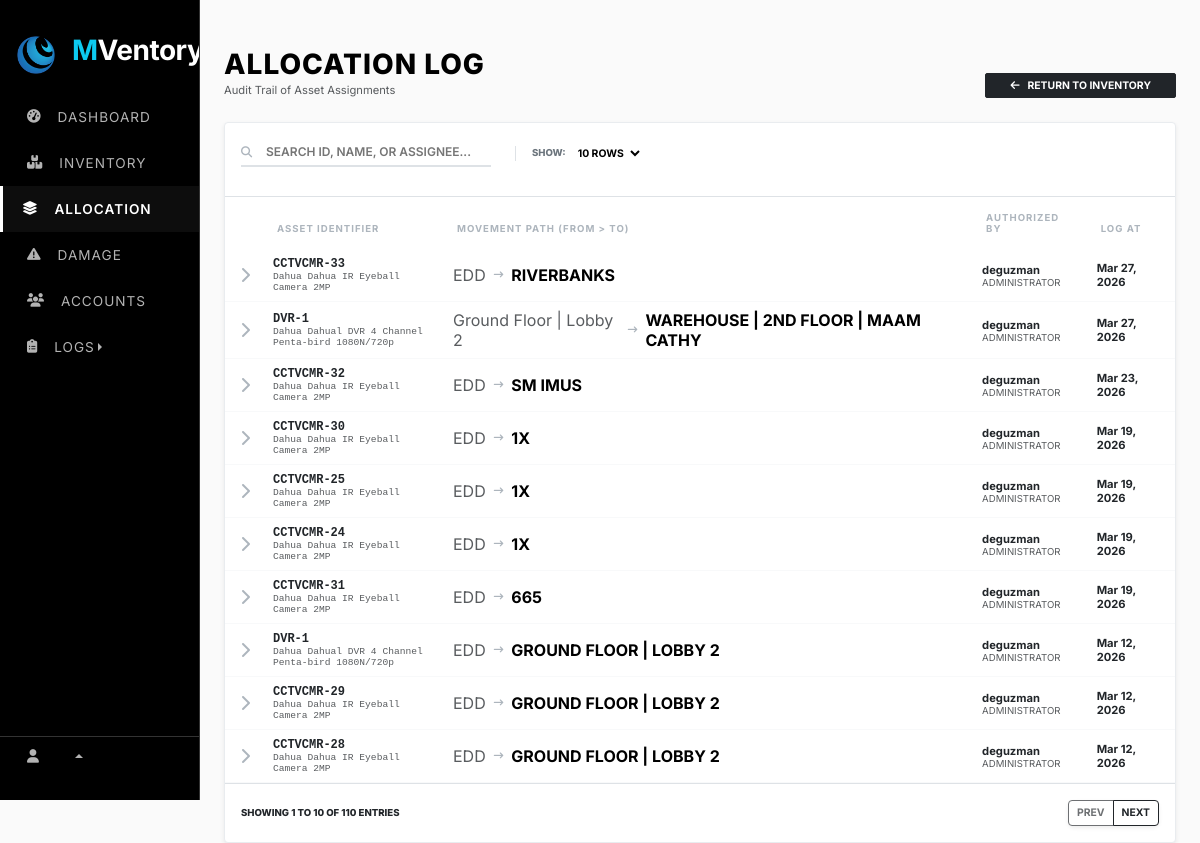
The app's page /web_content/allocation.php with its own data.
### tables this page shows
CREATE TABLE `system_settings` (
  `setting_key` varchar(100) NOT NULL,
  `setting_value` varchar(255) NOT NULL,
  `setting_type` enum('string','number','boolean','select') NOT NULL,
  `category` enum('general','inventory','notifications','security') NOT NULL,
  `description` varchar(255) DEFAULT NULL,
  PRIMARY KEY (`setting_key`)
);

CREATE TABLE `allocation_log` (
  `id` int(11) NOT NULL AUTO_INCREMENT,
  `asset_id` int(11) NOT NULL,
  `previous_assignee` varchar(255) DEFAULT NULL,
  `new_assignee` varchar(255) DEFAULT NULL,
  `allocated_by` varchar(255) DEFAULT NULL,
  `allocation_date` date DEFAULT NULL,
  `created_at` timestamp NOT NULL DEFAULT current_timestamp(),
  PRIMARY KEY (`id`),
  KEY `asset_id` (`asset_id`),
  CONSTRAINT `allocation_log_ibfk_1` FOREIGN KEY (`asset_id`) REFERENCES `assets` (`id`) ON DELETE CASCADE
);

CREATE TABLE `assets` (
  `id` int(11) NOT NULL AUTO_INCREMENT,
  `asset_id` varchar(50) DEFAULT NULL,
  `category_id` int(11) DEFAULT NULL,
  `item_name` varchar(255) NOT NULL,
  `brand` varchar(100) DEFAULT NULL,
  `model` varchar(100) DEFAULT NULL,
  `serial_number` varchar(100) DEFAULT NULL,
  `specs` text DEFAULT NULL,
  `quantity` int(11) DEFAULT 1,
  `assigned_to` varchar(255) DEFAULT NULL,
  `status` varchar(50) DEFAULT 'In Stock',
  `condition_status` varchar(50) DEFAULT NULL,
  `purchase_date` date DEFAULT NULL,
  `arrival_date` date DEFAULT NULL,
  `cost` decimal(10,2) DEFAULT NULL,
  `warranty_cost` decimal(10,2) DEFAULT NULL,
  `remarks` text DEFAULT NULL,
  `created_at` timestamp NOT NULL DEFAULT current_timestamp(),
  PRIMARY KEY (`id`),
  UNIQUE KEY `asset_id` (`asset_id`),
  KEY `fk_category` (`category_id`),
  CONSTRAINT `fk_category` FOREIGN KEY (`category_id`) REFERENCES `categories` (`category_id`) ON DELETE SET NULL
);

### fetch/fetch_allocation.php (called while the page is built, shortened)
<?php
    $search = isset($_GET['search']) ? mysqli_real_escape_string($conn, $_GET['search']) : '';
    $limit = isset($_GET['limit']) ? (int)$_GET['limit'] : 10;
    $page = isset($_GET['page']) ? (int)$_GET['page'] : 1;
    $start = ($page - 1) * $limit;
    $total_query = "SELECT COUNT(*) as total
                    FROM allocation_log al
                    LEFT JOIN assets a ON al.asset_id = a.id
                    WHERE a.asset_id LIKE '%$search%'
                       OR a.item_name LIKE '%$search%'
                       OR a.serial_number LIKE '%$search%'
                       OR al.new_assignee LIKE '%$search%'
                       OR al.previous_assignee LIKE '%$search%'";
    $total_res = mysqli_query($conn, $total_query);
    $total_rows = mysqli_fetch_assoc($total_res)['total'];
    $total_pages = ceil($total_rows / $limit);
?>

### web_content/allocation.php (the view, shortened to what this page needs)
<?php
    require_once "../render/connection.php";
    include "../src/cdn/cdn_links.php";
    include "../fetch/fetch_allocation.php";
?>
<!DOCTYPE html>
<html lang="en">
    <head>
        <link rel="stylesheet" href="../src/style/main_style.css">
    </head>
    <body>
        <div class="row g-0">
            <div class="col-lg-2">
                <?php include "../nav/sidebar_nav.php"; ?>
            </div>
            <div class="col">
                <div class="container-fluid px-4 mt-5">
                    <div class="main-registry-container">
                        <div class="d-flex justify-content-between align-items-end mb-4">
                            <div>
                                <h3 class="section-title mb-0">Allocation Log</h3>
                                <p class="text-muted small mb-0">Audit Trail of Asset Assignments</p>
                            </div>
                            <a href="inventory.php" class="btn btn-dark btn-sm fw-bold px-4" style="font-size: 0.65rem; border-radius: 2px;">
                                <i class="fa-solid fa-arrow-left me-2"></i>RETURN TO INVENTORY
                            </a>
                        </div>
                        <div class="card edd-card shadow-sm">
                            <div class="card-header bg-white p-3 border-bottom">
                                <form method="GET" class="d-flex justify-content-between align-items-center">
                                    <div class="d-flex gap-4 align-items-center">
                                        <div class="position-relative">
                                            <i class="fa-solid fa-magnifying-glass position-absolute" style="left:0; top:8px; color:#adb5bd; font-size:0.7rem;"></i>
                                            <input type="text" name="search" class="edd-input-minimal" placeholder="SEARCH ID, NAME, OR ASSIGNEE..." value="<?= htmlspecialchars($search) ?>">
                                        </div>
                                        <div class="d-flex gap-2 align-items-center border-start ps-3">
                                            <span class="detail-label mb-0">Show:</span>
                                            <select name="limit" class="border-0 fw-bold text-uppercase" style="font-size: 0.65rem; cursor: pointer; background: transparent;" onchange="this.form.submit()">
                                                <option value="10" <?= $limit == 10 ? 'selected' : '' ?>>10 Rows</option>
                                            </select>
                                        </div>
                                    </div>
                                </form>
                            </div>
                            <div class="table-responsive">
                                <table class="table mb-0 align-middle">
                                    <thead>
                                        <tr>
                                            <th width="40"></th>
                                            <th width="180">Asset Identifier</th>
                                            <th>Movement Path (From > To)</th>
                                            <th>Authorized By</th>
                                            <th>Log At</th>
                                        </tr>
                                    </thead>
                                    <tbody>
                                        <?php
                                        $sql = "SELECT al.*, a.item_name, a.brand, a.model, a.asset_id as asset_tag
                                                FROM allocation_log al
                                                LEFT JOIN assets a ON al.asset_id = a.id
                                                WHERE a.asset_id LIKE '%$search%'
                                                   OR a.item_name LIKE '%$search%'
                                                   OR a.serial_number LIKE '%$search%'
                                                   OR al.new_assignee LIKE '%$search%'
                                                   OR al.previous_assignee LIKE '%$search%'
                                                ORDER BY al.allocation_date DESC
                                                LIMIT $start, $limit";
                                        $result = mysqli_query($conn, $sql);
                                        if(mysqli_num_rows($result) > 0):
                                            while($row = mysqli_fetch_assoc($result)):
                                                $drawer_id = "log_drawer_" . $row['id'];
                                        ?>
                                            <tr class="log-row" data-bs-toggle="collapse" data-bs-target="#<?= $drawer_id ?>">
                                                <td class="text-center">
                                                    <i class="fa-solid fa-chevron-right btn-expand"></i>
                                                </td>
                                                <td class="asset-id-cell">
                                                    <span class="d-block text-dark"><?= htmlspecialchars($row['asset_tag'] ?? 'N/A') ?></span>
                                                    <small class="text-muted fw-normal" style="font-size: 0.6rem;">
                                                        <?= htmlspecialchars($row['brand'] . ' ' . $row['item_name']) ?>
                                                    </small>
                                                </td>
                                                <td>
                                                    <div class="d-flex align-items-center gap-2">
                                                        <span class="text-muted"><?= htmlspecialchars($row['previous_assignee']) ?></span>
                                                        <i class="fa-solid fa-arrow-right-long" style="font-size: 0.6rem; color: #adb5bd;"></i>
                                                        <span class="fw-bold text-uppercase"><?= htmlspecialchars($row['new_assignee']) ?></span>
                                                    </div>
                                                </td>
                                                <td>
                                                    <div class="fw-bold text-dark" style="font-size: 0.7rem;"><?= htmlspecialchars($row['allocated_by']) ?></div>
                                                    <div class="text-muted" style="font-size: 0.6rem;">ADMINISTRATOR</div>
                                                </td>
                                                <td class="text-muted" style="font-size: 0.7rem;">
                                                    <span class="text-dark fw-bold"><?= date('M d, Y', strtotime($row['allocation_date'])) ?></span><br>
                                                </td>
                                            </tr>
                                        <?php endwhile; else: ?>
                                            <tr><td colspan="6" class="text-center py-5 text-muted fw-bold">NO RECORDS MATCHING "<?= htmlspecialchars($search) ?>"</td></tr>
                                        <?php endif; ?>
                                    </tbody>
                                </table>
                            </div>
                            <div class="card-footer bg-white py-3 border-top">
                                <div class="d-flex justify-content-between align-items-center">
                                    <span class="detail-label mb-0" style="color: #212529;">
                                        Showing <?= ($start + 1) ?> to <?= min($start + $limit, $total_rows) ?> of <?= $total_rows ?> entries
                                    </span>
                                    <div class="btn-group shadow-sm">
                                        <a href="?page=<?= max(1, $page-1) ?>&search=<?= $search ?>&limit=<?= $limit ?>"
                                        class="btn btn-outline-dark btn-sm fw-bold <?= ($page <= 1) ? 'disabled' : '' ?>" style="font-size: 0.65rem;">PREV</a>
                                        <a href="?page=<?= min($total_pages, $page+1) ?>&search=<?= $search ?>&limit=<?= $limit ?>"
                                        class="btn btn-outline-dark btn-sm fw-bold <?= ($page >= $total_pages) ? 'disabled' : '' ?>" style="font-size: 0.65rem;">NEXT</a>
                                    </div>
                                </div>
                            </div>
                        </div>
                    </div>
                </div>
            </div>
        </div>
    </body>
</html>

### nav/sidebar_nav.php (shortened to what this page needs)
<?php
$current_page = basename($_SERVER['PHP_SELF']);
$app_name = "SELECT setting_value FROM system_settings WHERE setting_key = 'app_name'";
$result = $conn->query($app_name);
if ($result && $result->num_rows > 0) {
    $row = $result->fetch_assoc();
    $app_name_value = $row['setting_value'];
} else {
    $app_name_value = "MVentory";
}
$words = explode(" ", $app_name_value);
if (count($words) > 1) {
    $first_part = '<span class="text-info">' . htmlspecialchars($words[0]) . '</span>';
    array_shift($words);
    $second_part = htmlspecialchars(implode("", $words));
    $display_name = $first_part . $second_part;
} else {
    $display_name = htmlspecialchars($app_name_value);
}
$app_logo = "SELECT setting_value FROM system_settings WHERE setting_key = 'app_logo'";
$result_logo = $conn->query($app_logo);
if ($result_logo && $result_logo->num_rows > 0) {
    $row_logo = $result_logo->fetch_assoc();
    $app_logo_value = $row_logo['setting_value'];
} else {
    $app_logo_value = "default_logo.png";
}
?>
<link rel="stylesheet" href="../src/style/navbar_style.css">
<div class="sidebar-stark" id="sidebar">
    <div class="sidebar-header">
        <img src="../src/image/logo/<?php echo $app_logo_value; ?>" width="40" alt="Logo">
        <h3 class="ms-3 fw-bold text-white logo-text"><?php echo $display_name; ?></h3>
    </div>
    <ul class="nav flex-column mt-2">
        <li class="nav-item">
            <a class="nav-link <?php echo ($current_page == 'dashboard.php') ? 'active' : ''; ?>" href="dashboard.php">
                <i class="fa-solid fa-gauge-high"></i>
                <span class="ms-3 link-text">Dashboard</span>
            </a>
        </li>
        <li class="nav-item">
            <a class="nav-link <?php echo ($current_page == 'inventory.php') ? 'active' : ''; ?>" href="inventory.php">
                <i class="fa-solid fa-boxes-stacked"></i>
                <span class="ms-3 link-text">Inventory</span>
            </a>
        </li>
        <li class="nav-item">
            <a class="nav-link <?php echo ($current_page == 'allocation.php') ? 'active' : ''; ?>" href="allocation.php">
                <i class="fa-solid fa-layer-group"></i>
                <span class="ms-3 link-text">Allocation</span>
            </a>
        </li>
        <li class="nav-item">
            <a class="nav-link text-danger <?php echo ($current_page == 'damage.php') ? 'active-danger' : ''; ?>" href="damage.php">
                <i class="fa-solid fa-triangle-exclamation"></i>
                <span class="ms-3 link-text">Damage</span>
            </a>
        </li>
        <li class="nav-item">
            <a class="nav-link <?php echo ($current_page == 'accounts.php') ? 'active' : ''; ?>" href="accounts.php">
                <i class="fa-solid fa-users"></i>
                <span class="ms-3 link-text">Accounts</span>
            </a>
        </li>
        <li class="nav-item dropend">
            <a class="nav-link dropdown-toggle" data-bs-toggle="dropdown">
                <i class="fa-solid fa-clipboard-list"></i>
                <span class="ms-3 link-text">Logs</span>
            </a>
        </li>
    </ul>
    <div class="sidebar-footer dropup">
        <a class="nav-link profile-btn dropdown-toggle" data-bs-toggle="dropdown">
            <i class="fa-solid fa-user"></i>
        </a>
    </div>
</div>

### records on screen
system_settings: setting_value (picture)
system_settings: setting_value "M"
allocation_log: asset.asset_id "CCTVCMR-33", asset.item_name "Dahua Dahua IR Eyeball Camera 2MP", previous_assignee "EDD", new_assignee "RIVERBANKS", allocated_by "deguzman", allocation_date "Mar 27, 2026"
allocation_log: asset.asset_id "DVR-1", asset.item_name "Dahua Dahual DVR 4 Channel Penta-bird 1080N/720p", previous_assignee "Ground Floor | Lobby 2", new_assignee "WAREHOUSE | 2ND FLOOR | MAAM CATHY", allocated_by "deguzman", allocation_date "Mar 27, 2026"
allocation_log: asset.asset_id "CCTVCMR-32", asset.item_name "Dahua Dahua IR Eyeball Camera 2MP", previous_assignee "EDD", new_assignee "SM IMUS", allocated_by "deguzman", allocation_date "Mar 23, 2026"
allocation_log: asset.asset_id "CCTVCMR-30", asset.item_name "Dahua Dahua IR Eyeball Camera 2MP", previous_assignee "EDD", new_assignee "1X", allocated_by "deguzman", allocation_date "Mar 19, 2026"
allocation_log: asset.asset_id "CCTVCMR-25", asset.item_name "Dahua Dahua IR Eyeball Camera 2MP", previous_assignee "EDD", new_assignee "1X", allocated_by "deguzman", allocation_date "Mar 19, 2026"
allocation_log: asset.asset_id "CCTVCMR-24", asset.item_name "Dahua Dahua IR Eyeball Camera 2MP", previous_assignee "EDD", new_assignee "1X", allocated_by "deguzman", allocation_date "Mar 19, 2026"
allocation_log: asset.asset_id "CCTVCMR-31", asset.item_name "Dahua Dahua IR Eyeball Camera 2MP", previous_assignee "EDD", new_assignee "665", allocated_by "deguzman", allocation_date "Mar 19, 2026"
allocation_log: asset.asset_id "DVR-1", asset.item_name "Dahua Dahual DVR 4 Channel Penta-bird 1080N/720p", previous_assignee "EDD", new_assignee "GROUND FLOOR | LOBBY 2", allocated_by "deguzman", allocation_date "Mar 12, 2026"
allocation_log: asset.asset_id "CCTVCMR-29", asset.item_name "Dahua Dahua IR Eyeball Camera 2MP", previous_assignee "EDD", new_assignee "GROUND FLOOR | LOBBY 2", allocated_by "deguzman", allocation_date "Mar 12, 2026"
allocation_log: asset.asset_id "CCTVCMR-28", asset.item_name "Dahua Dahua IR Eyeball Camera 2MP", previous_assignee "EDD", new_assignee "GROUND FLOOR | LOBBY 2", allocated_by "deguzman", allocation_date "Mar 12, 2026"

### other values on screen
$start + 1 "1"
min($start + $limit, $total_rows) "10"
$total_rows "110"
